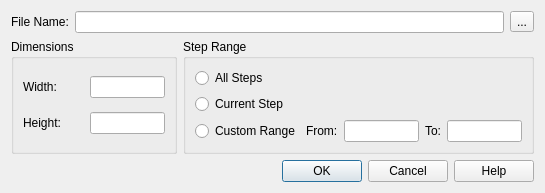
<?xml version="1.0" encoding="UTF-8"?>
<ui version="4.0">
 <class>swImageDialog</class>
 <widget class="QDialog" name="swImageDialog">
  <property name="whatsThis">
   <string>&lt;p&gt;&lt;b&gt;Save Image&lt;/b&gt;&lt;/p&gt;&lt;p&gt;Save images of the active model using the current view. Choose a destination file, image dimensions, and the steps to include.&lt;/p&gt;&lt;p&gt;Saving one step produces one image. Saving several steps produces a separate numbered image for each step.&lt;/p&gt;</string>
  </property>
  <property name="geometry">
   <rect>
    <x>0</x>
    <y>0</y>
    <width>545</width>
    <height>180</height>
   </rect>
  </property>
  <property name="windowTitle">
   <string>Save Image</string>
  </property>
  <layout class="QVBoxLayout" name="verticalLayout">
   <item>
    <layout class="QVBoxLayout" name="verticalLayout_2">
     <item>
      <layout class="QHBoxLayout" name="horizontalLayout_2">
       <item>
        <widget class="QLabel" name="label">
         <property name="toolTip">
          <string>Path and file name for the exported image.</string>
         </property>
         <property name="whatsThis">
          <string>&lt;p&gt;&lt;b&gt;File Name&lt;/b&gt;&lt;/p&gt;&lt;p&gt;Choose an output folder, file name, and image extension, such as .png, .jpg, or .bmp.&lt;/p&gt;&lt;p&gt;When saving several steps, the step number is added before the extension. For example, 'model.png' becomes 'model01.png', 'model02.png', and so on.&lt;/p&gt;</string>
         </property>
         <property name="text">
          <string>File Name:</string>
         </property>
         <property name="buddy">
          <cstring>fileName</cstring>
         </property>
        </widget>
       </item>
       <item>
        <widget class="QLineEdit" name="fileName">
         <property name="toolTip">
          <string>Path and file name for the exported image.</string>
         </property>
         <property name="whatsThis">
          <string>&lt;p&gt;&lt;b&gt;File Name&lt;/b&gt;&lt;/p&gt;&lt;p&gt;Choose an output folder, file name, and image extension, such as .png, .jpg, or .bmp.&lt;/p&gt;&lt;p&gt;When saving several steps, the step number is added before the extension. For example, 'model.png' becomes 'model01.png', 'model02.png', and so on.&lt;/p&gt;</string>
         </property>
        </widget>
       </item>
       <item>
        <widget class="QToolButton" name="fileNameBrowse">
         <property name="toolTip">
          <string>Choose the image file and format.</string>
         </property>
         <property name="whatsThis">
          <string>&lt;p&gt;&lt;b&gt;File Name&lt;/b&gt;&lt;/p&gt;&lt;p&gt;Choose an output folder, file name, and image extension, such as .png, .jpg, or .bmp.&lt;/p&gt;&lt;p&gt;When saving several steps, the step number is added before the extension. For example, 'model.png' becomes 'model01.png', 'model02.png', and so on.&lt;/p&gt;</string>
         </property>
         <property name="accessibleName">
          <string>Choose Image File</string>
         </property>
         <property name="text">
          <string>...</string>
         </property>
        </widget>
       </item>
      </layout>
     </item>
     <item>
      <layout class="QHBoxLayout" name="horizontalLayout_3">
       <item>
        <widget class="QGroupBox" name="groupBox">
         <property name="whatsThis">
          <string>&lt;p&gt;&lt;b&gt;Dimensions&lt;/b&gt;&lt;/p&gt;&lt;p&gt;Set the exported image width and height in pixels. Each value must be between 1 and 32768. Larger images use more memory and may exceed the graphics hardware limits.&lt;/p&gt;</string>
         </property>
         <property name="title">
          <string>Dimensions</string>
         </property>
         <layout class="QGridLayout" name="gridLayout_2">
          <item row="0" column="0">
           <widget class="QLabel" name="label_3">
            <property name="toolTip">
             <string>Width of the saved image, in pixels (1 to 32768).</string>
            </property>
            <property name="text">
             <string>Width:</string>
            </property>
            <property name="buddy">
             <cstring>width</cstring>
            </property>
           </widget>
          </item>
          <item row="0" column="1">
           <widget class="QLineEdit" name="width">
            <property name="toolTip">
             <string>Width of the saved image, in pixels (1 to 32768).</string>
            </property>
            <property name="minimumSize">
             <size>
              <width>75</width>
              <height>0</height>
             </size>
            </property>
            <property name="maximumSize">
             <size>
              <width>75</width>
              <height>16777215</height>
             </size>
            </property>
           </widget>
          </item>
          <item row="1" column="0">
           <widget class="QLabel" name="label_4">
            <property name="toolTip">
             <string>Height of the saved image, in pixels (1 to 32768).</string>
            </property>
            <property name="text">
             <string>Height:</string>
            </property>
            <property name="buddy">
             <cstring>height</cstring>
            </property>
           </widget>
          </item>
          <item row="1" column="1">
           <widget class="QLineEdit" name="height">
            <property name="toolTip">
             <string>Height of the saved image, in pixels (1 to 32768).</string>
            </property>
            <property name="minimumSize">
             <size>
              <width>75</width>
              <height>0</height>
             </size>
            </property>
            <property name="maximumSize">
             <size>
              <width>75</width>
              <height>16777215</height>
             </size>
            </property>
           </widget>
          </item>
         </layout>
        </widget>
       </item>
       <item>
        <widget class="QGroupBox" name="groupBox_2">
         <property name="whatsThis">
          <string>&lt;p&gt;&lt;b&gt;Step Range&lt;/b&gt;&lt;/p&gt;&lt;p&gt;Choose All Steps, Current Step, or Custom Range. The From and To fields are used only for Custom Range. Both endpoints are included, and To may equal From to save just one step.&lt;/p&gt;</string>
         </property>
         <property name="title">
          <string>Step Range</string>
         </property>
         <layout class="QVBoxLayout" name="verticalLayout_3">
          <item>
           <widget class="QRadioButton" name="rangeAll">
            <property name="toolTip">
             <string>Save an image for every step in the active model.</string>
            </property>
            <property name="text">
             <string>All Steps</string>
            </property>
           </widget>
          </item>
          <item>
           <widget class="QRadioButton" name="rangeCurrent">
            <property name="toolTip">
             <string>Save only the current step.</string>
            </property>
            <property name="text">
             <string>Current Step</string>
            </property>
           </widget>
          </item>
          <item>
           <layout class="QHBoxLayout" name="horizontalLayout">
            <item>
             <widget class="QRadioButton" name="rangeCustom">
              <property name="toolTip">
               <string>Save the steps between From and To, including both endpoints.</string>
              </property>
              <property name="text">
               <string>Custom Range</string>
              </property>
             </widget>
            </item>
            <item>
             <widget class="QLabel" name="label_2">
              <property name="toolTip">
               <string>First step to save when Custom Range is selected.</string>
              </property>
              <property name="buddy">
               <cstring>firstStep</cstring>
              </property>
              <property name="text">
               <string>From:</string>
              </property>
             </widget>
            </item>
            <item>
             <widget class="QLineEdit" name="firstStep">
              <property name="toolTip">
               <string>First step to save when Custom Range is selected.</string>
              </property>
              <property name="accessibleName">
               <string>First Step</string>
              </property>
              <property name="minimumSize">
               <size>
                <width>75</width>
                <height>0</height>
               </size>
              </property>
              <property name="maximumSize">
               <size>
                <width>75</width>
                <height>16777215</height>
               </size>
              </property>
             </widget>
            </item>
            <item>
             <widget class="QLabel" name="label_7">
              <property name="toolTip">
               <string>Last step to save when Custom Range is selected.</string>
              </property>
              <property name="buddy">
               <cstring>lastStep</cstring>
              </property>
              <property name="text">
               <string>To:</string>
              </property>
             </widget>
            </item>
            <item>
             <widget class="QLineEdit" name="lastStep">
              <property name="toolTip">
               <string>Last step to save when Custom Range is selected.</string>
              </property>
              <property name="accessibleName">
               <string>Last Step</string>
              </property>
              <property name="minimumSize">
               <size>
                <width>75</width>
                <height>0</height>
               </size>
              </property>
              <property name="maximumSize">
               <size>
                <width>75</width>
                <height>16777215</height>
               </size>
              </property>
             </widget>
            </item>
           </layout>
          </item>
         </layout>
        </widget>
       </item>
      </layout>
     </item>
    </layout>
   </item>
   <item>
    <widget class="QDialogButtonBox" name="buttonBox">
     <property name="orientation">
      <enum>Qt::Horizontal</enum>
     </property>
     <property name="standardButtons">
      <set>QDialogButtonBox::Cancel|QDialogButtonBox::Help|QDialogButtonBox::Ok</set>
     </property>
    </widget>
   </item>
  </layout>
 </widget>
 <tabstops>
  <tabstop>fileName</tabstop>
  <tabstop>fileNameBrowse</tabstop>
  <tabstop>width</tabstop>
  <tabstop>height</tabstop>
  <tabstop>rangeAll</tabstop>
  <tabstop>rangeCurrent</tabstop>
  <tabstop>rangeCustom</tabstop>
  <tabstop>firstStep</tabstop>
  <tabstop>lastStep</tabstop>
  <tabstop>buttonBox</tabstop>
 </tabstops>
 <resources/>
 <connections>
  <connection>
   <sender>buttonBox</sender>
   <signal>accepted()</signal>
   <receiver>swImageDialog</receiver>
   <slot>accept()</slot>
   <hints>
    <hint type="sourcelabel">
     <x>222</x>
     <y>225</y>
    </hint>
    <hint type="destinationlabel">
     <x>157</x>
     <y>239</y>
    </hint>
   </hints>
  </connection>
  <connection>
   <sender>buttonBox</sender>
   <signal>rejected()</signal>
   <receiver>swImageDialog</receiver>
   <slot>reject()</slot>
   <hints>
    <hint type="sourcelabel">
     <x>290</x>
     <y>231</y>
    </hint>
    <hint type="destinationlabel">
     <x>286</x>
     <y>239</y>
    </hint>
   </hints>
  </connection>
 </connections>
</ui>
